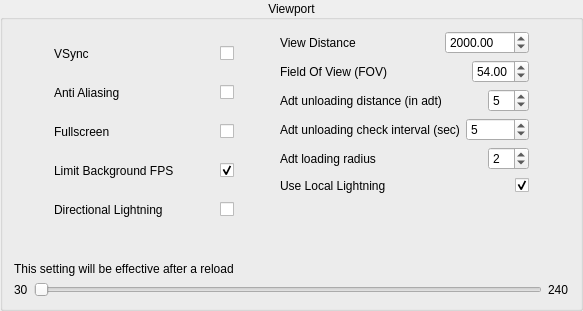
             <widget class="QGroupBox" name="groupBox_7">
              <property name="title">
               <string>Viewport</string>
              </property>
              <property name="alignment">
               <set>Qt::AlignCenter</set>
              </property>
              <layout class="QVBoxLayout" name="verticalLayout_28">
               <item>
                <layout class="QVBoxLayout" name="verticalLayout_29">
                 <item>
                  <layout class="QHBoxLayout" name="horizontalLayout_49">
                   <item>
                    <spacer name="horizontalSpacer_38">
                     <property name="orientation">
                      <enum>Qt::Horizontal</enum>
                     </property>
                     <property name="sizeHint" stdset="0">
                      <size>
                       <width>40</width>
                       <height>20</height>
                      </size>
                     </property>
                    </spacer>
                   </item>
                   <item>
                    <layout class="QVBoxLayout" name="verticalLayout_30">
                     <item>
                      <layout class="QHBoxLayout" name="horizontalLayout_50">
                       <item>
                        <widget class="QLabel" name="label_32">
                         <property name="toolTip">
                          <string>Requires restart</string>
                         </property>
                         <property name="text">
                          <string>VSync</string>
                         </property>
                        </widget>
                       </item>
                       <item>
                        <spacer name="horizontalSpacer_39">
                         <property name="orientation">
                          <enum>Qt::Horizontal</enum>
                         </property>
                         <property name="sizeHint" stdset="0">
                          <size>
                           <width>40</width>
                           <height>20</height>
                          </size>
                         </property>
                        </spacer>
                       </item>
                       <item>
                        <widget class="QCheckBox" name="_vsync_cb">
                         <property name="toolTip">
                          <string>Requires restart</string>
                         </property>
                         <property name="text">
                          <string/>
                         </property>
                        </widget>
                       </item>
                      </layout>
                     </item>
                     <item>
                      <layout class="QHBoxLayout" name="horizontalLayout_51">
                       <item>
                        <widget class="QLabel" name="label_33">
                         <property name="toolTip">
                          <string>Requires restart</string>
                         </property>
                         <property name="text">
                          <string>Anti Aliasing</string>
                         </property>
                        </widget>
                       </item>
                       <item>
                        <spacer name="horizontalSpacer_40">
                         <property name="orientation">
                          <enum>Qt::Horizontal</enum>
                         </property>
                         <property name="sizeHint" stdset="0">
                          <size>
                           <width>40</width>
                           <height>20</height>
                          </size>
                         </property>
                        </spacer>
                       </item>
                       <item>
                        <widget class="QCheckBox" name="_anti_aliasing_cb">
                         <property name="toolTip">
                          <string>Requires restart</string>
                         </property>
                         <property name="text">
                          <string/>
                         </property>
                        </widget>
                       </item>
                      </layout>
                     </item>
                     <item>
                      <layout class="QHBoxLayout" name="horizontalLayout_52">
                       <item>
                        <widget class="QLabel" name="label_34">
                         <property name="toolTip">
                          <string>Requires restart</string>
                         </property>
                         <property name="text">
                          <string>Fullscreen</string>
                         </property>
                        </widget>
                       </item>
                       <item>
                        <spacer name="horizontalSpacer_41">
                         <property name="orientation">
                          <enum>Qt::Horizontal</enum>
                         </property>
                         <property name="sizeHint" stdset="0">
                          <size>
                           <width>40</width>
                           <height>20</height>
                          </size>
                         </property>
                        </spacer>
                       </item>
                       <item>
                        <widget class="QCheckBox" name="_fullscreen_cb">
                         <property name="toolTip">
                          <string>Requires restart</string>
                         </property>
                         <property name="text">
                          <string/>
                         </property>
                        </widget>
                       </item>
                      </layout>
                     </item>
                     <item>
                      <layout class="QHBoxLayout" name="horizontalLayout_14">
                       <item>
                        <widget class="QLabel" name="label_13">
                         <property name="toolTip">
                          <string>FPS will be halved when Noggit is not the active windows but still visible, FPS will be set to 1 when Noggit is minimized.</string>
                         </property>
                         <property name="text">
                          <string>Limit Background FPS</string>
                         </property>
                        </widget>
                       </item>
                       <item>
                        <spacer name="horizontalSpacer_24">
                         <property name="orientation">
                          <enum>Qt::Horizontal</enum>
                         </property>
                         <property name="sizeHint" stdset="0">
                          <size>
                           <width>40</width>
                           <height>20</height>
                          </size>
                         </property>
                        </spacer>
                       </item>
                       <item>
                        <widget class="QCheckBox" name="_background_fps_limit_cb">
                         <property name="text">
                          <string/>
                         </property>
                         <property name="checked">
                          <bool>true</bool>
                         </property>
                        </widget>
                       </item>
                      </layout>
                     </item>
                     <item>
                      <layout class="QHBoxLayout" name="horizontalLayout_13">
                       <item>
                        <widget class="QLabel" name="label_14">
                         <property name="toolTip">
                          <string>&lt;html&gt;&lt;head/&gt;&lt;body&gt;&lt;p&gt;Makes lightning more accurate but worse for editing.&lt;/p&gt;&lt;p&gt;When disabled, lightning always comes from above.&lt;/p&gt;&lt;p&gt;When enabled, lightning comes from north west and moves with time of the day.&lt;/p&gt;&lt;/body&gt;&lt;/html&gt;</string>
                         </property>
                         <property name="text">
                          <string>Directional Lightning</string>
                         </property>
                        </widget>
                       </item>
                       <item>
                        <spacer name="horizontalSpacer_25">
                         <property name="orientation">
                          <enum>Qt::Horizontal</enum>
                         </property>
                         <property name="sizeHint" stdset="0">
                          <size>
                           <width>40</width>
                           <height>20</height>
                          </size>
                         </property>
                        </spacer>
                       </item>
                       <item>
                        <widget class="QCheckBox" name="_directional_light_cb">
                         <property name="text">
                          <string/>
                         </property>
                        </widget>
                       </item>
                      </layout>
                     </item>
                    </layout>
                   </item>
                   <item>
                    <spacer name="horizontalSpacer_42">
                     <property name="orientation">
                      <enum>Qt::Horizontal</enum>
                     </property>
                     <property name="sizeHint" stdset="0">
                      <size>
                       <width>40</width>
                       <height>20</height>
                      </size>
                     </property>
                    </spacer>
                   </item>
                   <item>
                    <layout class="QVBoxLayout" name="verticalLayout_31">
                     <item>
                      <layout class="QHBoxLayout" name="horizontalLayout_53">
                       <item>
                        <widget class="QLabel" name="label_35">
                         <property name="text">
                          <string>View Distance</string>
                         </property>
                        </widget>
                       </item>
                       <item>
                        <spacer name="horizontalSpacer_43">
                         <property name="orientation">
                          <enum>Qt::Horizontal</enum>
                         </property>
                         <property name="sizeHint" stdset="0">
                          <size>
                           <width>40</width>
                           <height>20</height>
                          </size>
                         </property>
                        </spacer>
                       </item>
                       <item>
                        <widget class="QDoubleSpinBox" name="_view_distance">
                         <property name="maximum">
                          <double>1048576.000000000000000</double>
                         </property>
                         <property name="singleStep">
                          <double>100.000000000000000</double>
                         </property>
                         <property name="value">
                          <double>2000.000000000000000</double>
                         </property>
                        </widget>
                       </item>
                      </layout>
                     </item>
                     <item>
                      <layout class="QHBoxLayout" name="horizontalLayout_54">
                       <item>
                        <widget class="QLabel" name="label_36">
                         <property name="text">
                          <string>Field Of View (FOV)</string>
                         </property>
                        </widget>
                       </item>
                       <item>
                        <spacer name="horizontalSpacer_44">
                         <property name="orientation">
                          <enum>Qt::Horizontal</enum>
                         </property>
                         <property name="sizeHint" stdset="0">
                          <size>
                           <width>40</width>
                           <height>20</height>
                          </size>
                         </property>
                        </spacer>
                       </item>
                       <item>
                        <widget class="QDoubleSpinBox" name="_fov">
                         <property name="minimum">
                          <double>10.000000000000000</double>
                         </property>
                         <property name="maximum">
                          <double>90.000000000000000</double>
                         </property>
                         <property name="value">
                          <double>54.000000000000000</double>
                         </property>
                        </widget>
                       </item>
                      </layout>
                     </item>
                     <item>
                      <layout class="QHBoxLayout" name="horizontalLayout_55">
                       <item>
                        <widget class="QLabel" name="label_37">
                         <property name="text">
                          <string>Adt unloading distance (in adt)</string>
                         </property>
                        </widget>
                       </item>
                       <item>
                        <spacer name="horizontalSpacer_45">
                         <property name="orientation">
                          <enum>Qt::Horizontal</enum>
                         </property>
                         <property name="sizeHint" stdset="0">
                          <size>
                           <width>40</width>
                           <height>20</height>
                          </size>
                         </property>
                        </spacer>
                       </item>
                       <item>
                        <widget class="QSpinBox" name="_adt_unload_dist">
                         <property name="minimum">
                          <number>2</number>
                         </property>
                         <property name="maximum">
                          <number>64</number>
                         </property>
                         <property name="value">
                          <number>5</number>
                         </property>
                        </widget>
                       </item>
                      </layout>
                     </item>
                     <item>
                      <layout class="QHBoxLayout" name="horizontalLayout_56">
                       <item>
                        <widget class="QLabel" name="label_38">
                         <property name="text">
                          <string>Adt unloading check interval (sec)</string>
                         </property>
                        </widget>
                       </item>
                       <item>
                        <widget class="QSpinBox" name="_adt_unload_check_interval">
                         <property name="minimum">
                          <number>1</number>
                         </property>
                         <property name="value">
                          <number>5</number>
                         </property>
                        </widget>
                       </item>
                      </layout>
                     </item>
                     <item>
                      <layout class="QHBoxLayout" name="horizontalLayout_22">
                       <item>
                        <widget class="QLabel" name="label_15">
                         <property name="text">
                          <string>Adt loading radius</string>
                         </property>
                        </widget>
                       </item>
                       <item>
                        <spacer name="horizontalSpacer_26">
                         <property name="orientation">
                          <enum>Qt::Horizontal</enum>
                         </property>
                         <property name="sizeHint" stdset="0">
                          <size>
                           <width>40</width>
                           <height>20</height>
                          </size>
                         </property>
                        </spacer>
                       </item>
                       <item>
                        <widget class="QSpinBox" name="_adt_loading_radius">
                         <property name="minimum">
                          <number>1</number>
                         </property>
                         <property name="maximum">
                          <number>64</number>
                         </property>
                         <property name="value">
                          <number>2</number>
                         </property>
                        </widget>
                       </item>
                      </layout>
                     </item>
                     <item>
                      <layout class="QHBoxLayout" name="horizontalLayout_20">
                       <item>
                        <widget class="QLabel" name="label_17">
                         <property name="toolTip">
                          <string>&lt;html&gt;&lt;head/&gt;&lt;body&gt;&lt;p&gt;Use local Light Zones (Light.dbc entries) or only global lightning.&lt;/p&gt;&lt;p&gt;Note : Except for Sky/Lightning tool.&lt;/p&gt;&lt;/body&gt;&lt;/html&gt;</string>
                         </property>
                         <property name="text">
                          <string>Use Local Lightning</string>
                         </property>
                        </widget>
                       </item>
                       <item>
                        <spacer name="horizontalSpacer_47">
                         <property name="orientation">
                          <enum>Qt::Horizontal</enum>
                         </property>
                         <property name="sizeHint" stdset="0">
                          <size>
                           <width>40</width>
                           <height>20</height>
                          </size>
                         </property>
                        </spacer>
                       </item>
                       <item>
                        <widget class="QCheckBox" name="_local_lightning_cb">
                         <property name="text">
                          <string/>
                         </property>
                         <property name="checked">
                          <bool>true</bool>
                         </property>
                        </widget>
                       </item>
                      </layout>
                     </item>
                     <item>
                      <spacer name="verticalSpacer_2">
                       <property name="orientation">
                        <enum>Qt::Vertical</enum>
                       </property>
                       <property name="sizeHint" stdset="0">
                        <size>
                         <width>20</width>
                         <height>40</height>
                        </size>
                       </property>
                      </spacer>
                     </item>
                    </layout>
                   </item>
                   <item>
                    <spacer name="horizontalSpacer_46">
                     <property name="orientation">
                      <enum>Qt::Horizontal</enum>
                     </property>
                     <property name="sizeHint" stdset="0">
                      <size>
                       <width>40</width>
                       <height>20</height>
                      </size>
                     </property>
                    </spacer>
                   </item>
                  </layout>
                 </item>
                </layout>
               </item>
               <item>
                <layout class="QVBoxLayout" name="verticalLayout_7">
                 <item>
                  <widget class="QLabel" name="_fps_limit_current_label">
                   <property name="text">
                    <string/>
                   </property>
                  </widget>
                 </item>
                 <item>
                  <widget class="QLabel" name="label_9">
                   <property name="text">
                    <string>This setting will be effective after a reload</string>
                   </property>
                  </widget>
                 </item>
                 <item>
                  <layout class="QHBoxLayout" name="horizontalLayout_10">
                   <item>
                    <widget class="QLabel" name="label_10">
                     <property name="text">
                      <string>30</string>
                     </property>
                    </widget>
                   </item>
                   <item>
                    <widget class="QSlider" name="_fps_limit_slider">
                     <property name="minimum">
                      <number>30</number>
                     </property>
                     <property name="maximum">
                      <number>240</number>
                     </property>
                     <property name="value">
                      <number>30</number>
                     </property>
                     <property name="sliderPosition">
                      <number>30</number>
                     </property>
                     <property name="orientation">
                      <enum>Qt::Horizontal</enum>
                     </property>
                    </widget>
                   </item>
                   <item>
                    <widget class="QLabel" name="label_11">
                     <property name="text">
                      <string>240</string>
                     </property>
                    </widget>
                   </item>
                  </layout>
                 </item>
                </layout>
               </item>
              </layout>
             </widget>
